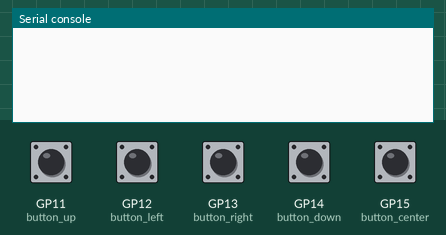
Bench run of a program on a simulated Raspberry Pi Pico running MicroPython. Shown: the last lines printed to the serial console. The test bench sets the inputs (shaded band); at power-on: GP11 (button_up), GP12 (button_left), GP13 (button_right), GP14 (button_down), GP15 (button_center) LOW.

Above: at 1.2 s.
1.3 s: GP11 (button_up) pulled HIGH for 0.15 s
At 2.3 s:
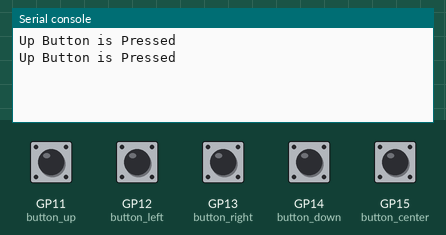
2.9 s: GP12 (button_left) pulled HIGH for 0.15 s
At 3.6 s:
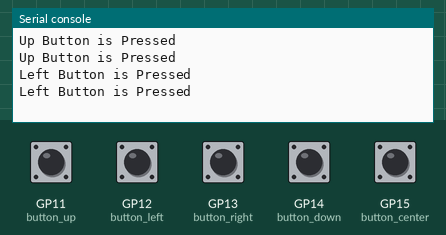
4.5 s: GP13 (button_right) pulled HIGH for 0.15 s
At 5.8 s:
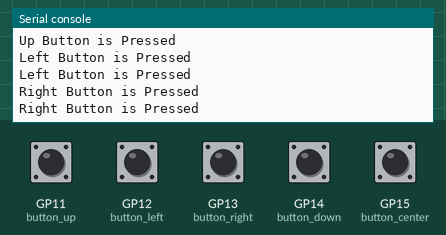
6.1 s: GP14 (button_down) pulled HIGH for 0.15 s
At 7.4 s:
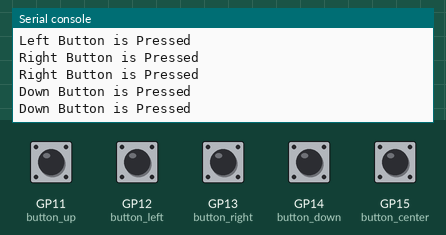
7.7 s: GP15 (button_center) pulled HIGH for 0.15 s
At 8.7 s:
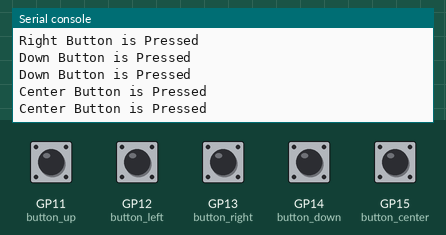

The program:

03_Button_Demo.py
```python
# Bibliotheken laden
# import libraries
from machine import Pin
import time

# GPIO Pins als Eingänge mit Pull_Down initalisieren
# initialize GPIO pins as input with Pull_Downs enabled
button_up     = Pin(11, Pin.IN, Pin.PULL_DOWN)
button_left   = Pin(12, Pin.IN, Pin.PULL_DOWN)
button_right  = Pin(13, Pin.IN, Pin.PULL_DOWN)
button_down   = Pin(14, Pin.IN, Pin.PULL_DOWN)
button_center = Pin(15, Pin.IN, Pin.PULL_DOWN)

# Endlosschleife mit Abfrage der Buttons
# endless loop with button actions
while True:
    if button_up.value() == 1:
        print("Up Button is Pressed")
    if button_left.value() == 1:
        print("Left Button is Pressed")
    if button_right.value() == 1:
        print("Right Button is Pressed")
    if button_down.value() == 1:
        print("Down Button is Pressed")
    if button_center.value() == 1:
        print("Center Button is Pressed")
    time.sleep(0.1)
```

Measured:
- after the input at 1.3 s, the serial console: prints a new line at once (image 1)
- after the input at 2.9 s, the serial console: prints a new line at once (image 2)
- after the input at 4.5 s, the serial console: prints a new line at once (image 3)
- after the input at 6.1 s, the serial console: prints a new line at once (image 4)
- after the input at 7.7 s, the serial console: prints a new line at once (image 5)
